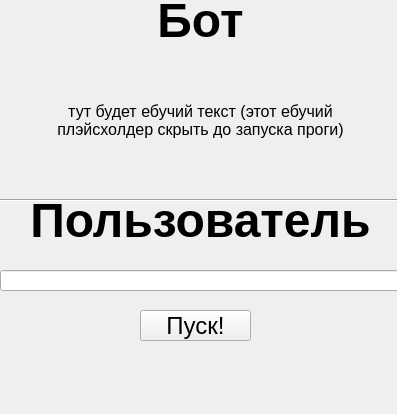
<?xml version="1.0" encoding="UTF-8"?>
<ui version="4.0">
 <class>MainWindow</class>
 <widget class="QMainWindow" name="MainWindow">
  <property name="geometry">
   <rect>
    <x>0</x>
    <y>0</y>
    <width>397</width>
    <height>414</height>
   </rect>
  </property>
  <property name="windowTitle">
   <string>MainWindow</string>
  </property>
  <widget class="QWidget" name="centralwidget">
   <widget class="Line" name="line">
    <property name="geometry">
     <rect>
      <x>-30</x>
      <y>190</y>
      <width>441</width>
      <height>20</height>
     </rect>
    </property>
    <property name="styleSheet">
     <string notr="true">color: rgb(0, 0, 0);
</string>
    </property>
    <property name="orientation">
     <enum>Qt::Horizontal</enum>
    </property>
   </widget>
   <widget class="QLabel" name="text_bot">
    <property name="geometry">
     <rect>
      <x>0</x>
      <y>0</y>
      <width>401</width>
      <height>41</height>
     </rect>
    </property>
    <property name="sizePolicy">
     <sizepolicy hsizetype="Preferred" vsizetype="Preferred">
      <horstretch>0</horstretch>
      <verstretch>0</verstretch>
     </sizepolicy>
    </property>
    <property name="font">
     <font>
      <family>Segoe UI</family>
      <pointsize>36</pointsize>
      <weight>75</weight>
      <bold>true</bold>
     </font>
    </property>
    <property name="styleSheet">
     <string notr="true"/>
    </property>
    <property name="text">
     <string>Бот</string>
    </property>
    <property name="alignment">
     <set>Qt::AlignCenter</set>
    </property>
   </widget>
   <widget class="QLabel" name="text_bot_2">
    <property name="geometry">
     <rect>
      <x>0</x>
      <y>200</y>
      <width>401</width>
      <height>41</height>
     </rect>
    </property>
    <property name="sizePolicy">
     <sizepolicy hsizetype="Preferred" vsizetype="Preferred">
      <horstretch>0</horstretch>
      <verstretch>0</verstretch>
     </sizepolicy>
    </property>
    <property name="font">
     <font>
      <family>Segoe UI</family>
      <pointsize>36</pointsize>
      <weight>75</weight>
      <bold>true</bold>
     </font>
    </property>
    <property name="styleSheet">
     <string notr="true"/>
    </property>
    <property name="text">
     <string>Пользователь</string>
    </property>
    <property name="alignment">
     <set>Qt::AlignCenter</set>
    </property>
   </widget>
   <widget class="QLineEdit" name="lineEdit">
    <property name="geometry">
     <rect>
      <x>0</x>
      <y>270</y>
      <width>401</width>
      <height>21</height>
     </rect>
    </property>
   </widget>
   <widget class="QPushButton" name="pushButton">
    <property name="geometry">
     <rect>
      <x>140</x>
      <y>310</y>
      <width>111</width>
      <height>31</height>
     </rect>
    </property>
    <property name="font">
     <font>
      <pointsize>18</pointsize>
      <weight>50</weight>
      <bold>false</bold>
     </font>
    </property>
    <property name="text">
     <string>Пуск!</string>
    </property>
   </widget>
   <widget class="QLabel" name="label">
    <property name="geometry">
     <rect>
      <x>40</x>
      <y>50</y>
      <width>321</width>
      <height>141</height>
     </rect>
    </property>
    <property name="font">
     <font>
      <pointsize>12</pointsize>
     </font>
    </property>
    <property name="text">
     <string>тут будет ебучий текст (этот ебучий плэйсхолдер скрыть до запуска проги)</string>
    </property>
    <property name="alignment">
     <set>Qt::AlignCenter</set>
    </property>
    <property name="wordWrap">
     <bool>true</bool>
    </property>
   </widget>
  </widget>
 </widget>
 <resources/>
 <connections/>
</ui>
